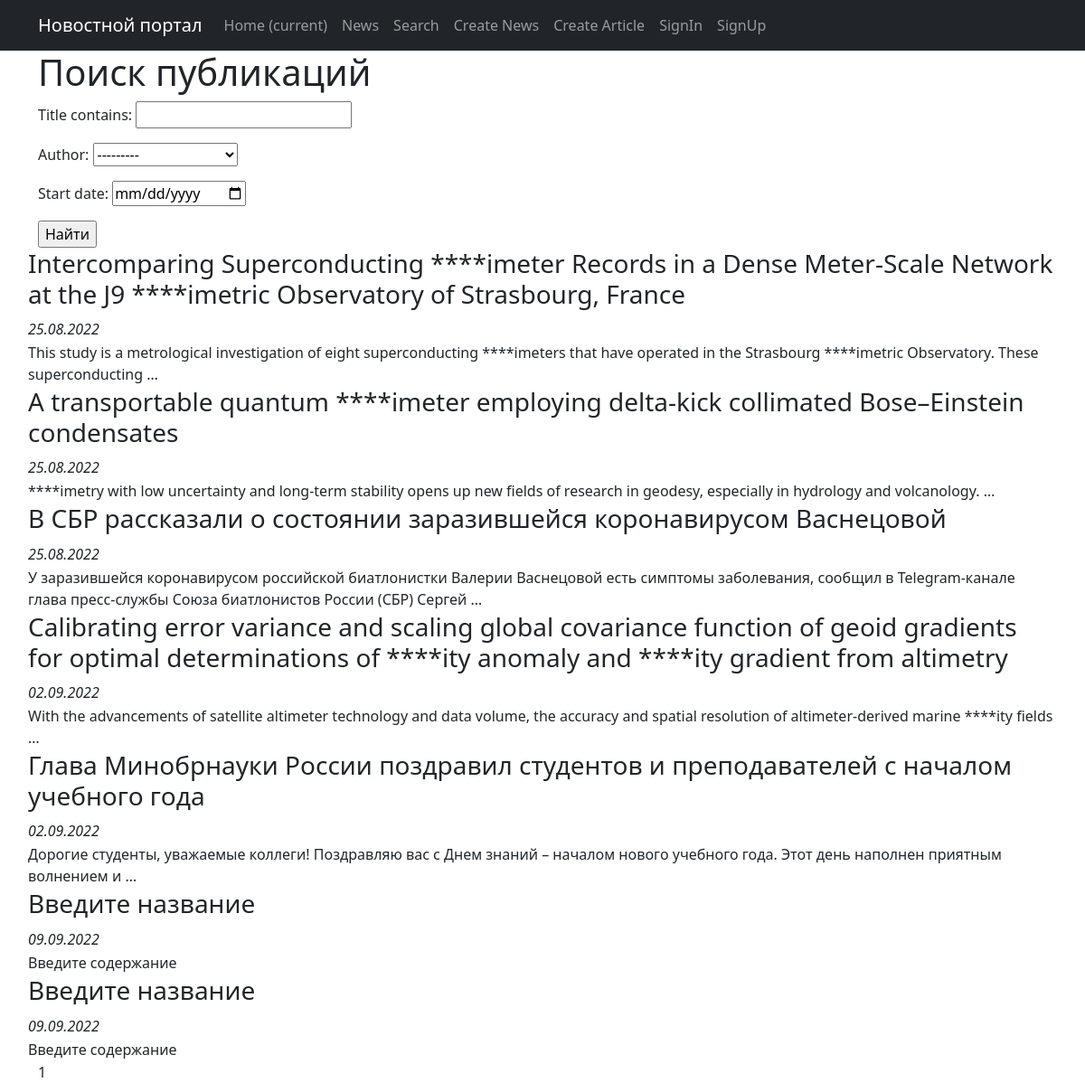
The page /search/ on the database as committed earlier.
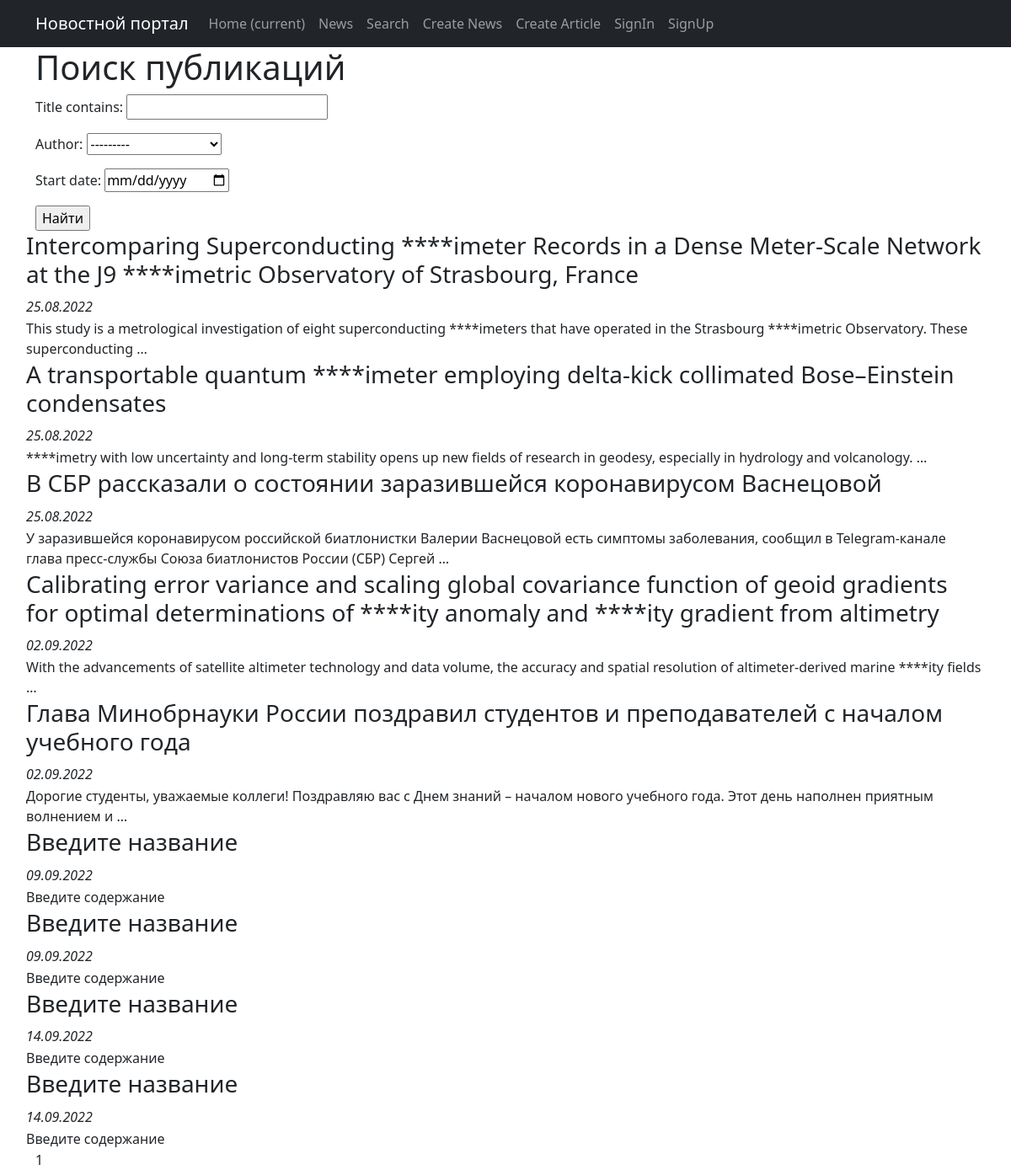
The same page on the database as committed later.
### posts/models.py (models this page shows, shortened)
class Post(models.Model):
    paper = 'PA'
    news = 'NE'
    author = models.ForeignKey(Author, on_delete=models.CASCADE)
    post_type = models.CharField(max_length=2, choices=POST_TYPE, default=paper)
    pub_time = models.DateTimeField(auto_now_add=True)
    categories = models.ManyToManyField(Category, through='PostCategory')
    title = models.CharField(max_length=255, default='Введите название')
    text = models.TextField(default='Введите содержание')
    _rating = models.IntegerField(default=0)
    @property
    def rating(self):
        return self._rating

### posts/views.py (the view)
# urls.py: path('search/', PostSearch.as_view(), name='search'),
class PostSearch(PostsList):
    model = Post
    template_name = 'search.html'
    context_object_name = 'posts'

### accounts/models.py (called while the page is built)
    def __str__(self) -> str:
        return f'{self.user.first_name} {self.user.last_name}'

### posts/templatetags/custom_filters.py (called while the page is built)
@register.filter()
def censor(value):
    for word in CENSOR_WORDS:
        value = value.replace(word, '*' * len(word))
    return value

### posts/views.py (called while the page is built)
    def get_queryset(self):
        queryset = super().get_queryset()
        self.filterset = PostFilter(self.request.GET, queryset)
        return self.filterset.qs

    def get_context_data(self, **kwargs):
        context = super().get_context_data(**kwargs)
        context["filterset"] = self.filterset
        return context

### templates/search.html (shortened to what this page needs)
{% extends 'flatpages/default.html' %}
{% load custom_filters %}
{% load custom_tags %}
{% block content %}
    <h1> Поиск публикаций </h1>
    <form action='' method='get'>
        {{ filterset.form.as_p }}
        <input type='submit' value='Найти'/>
    </form>
    {% if posts %}
        <table>
            {% for post in posts %}
                <tr>
                    <td>
                        <h3>{{ post.title|censor }}</h3>
                    </td>
                </tr>
                <tr>
                    <td>
                        <i>{{ post.pub_time|date:'d.m.Y' }}</i>
                    </td>
                </tr>
                <tr>
                    <td>{{ post.text|truncatewords:20|censor }}</td>
                </tr>
            {% endfor %}
        </table>
    {% else %}
        <h2>Новостей нет</h2>
    {% endif %}
    <nobr>
        {{ page_obj.number }}
    </nobr>
{% endblock content %}

Rows that differ between the two databases and show on the page:
added Post: title|censor "Введите название", pub_time "14.09.2022", text|censor "Введите содержание"
added Post: title|censor "Введите название", pub_time "14.09.2022", text|censor "Введите содержание"
